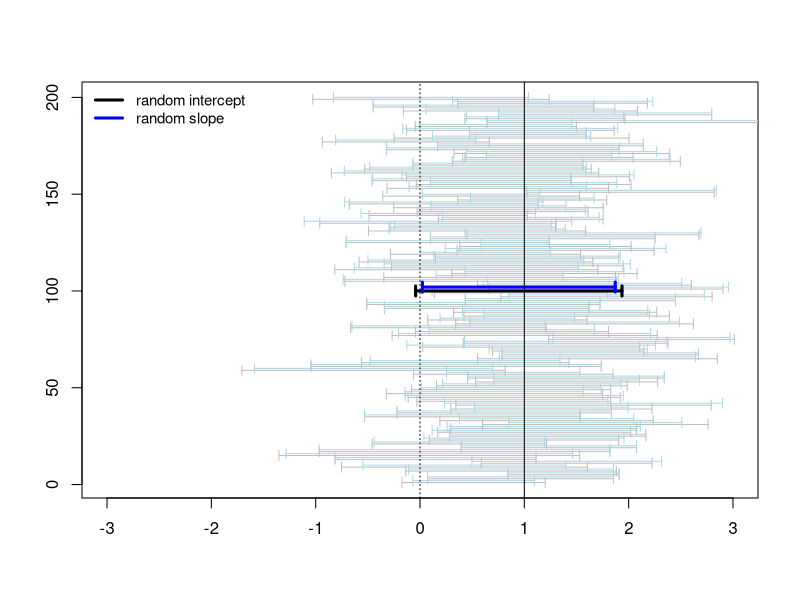
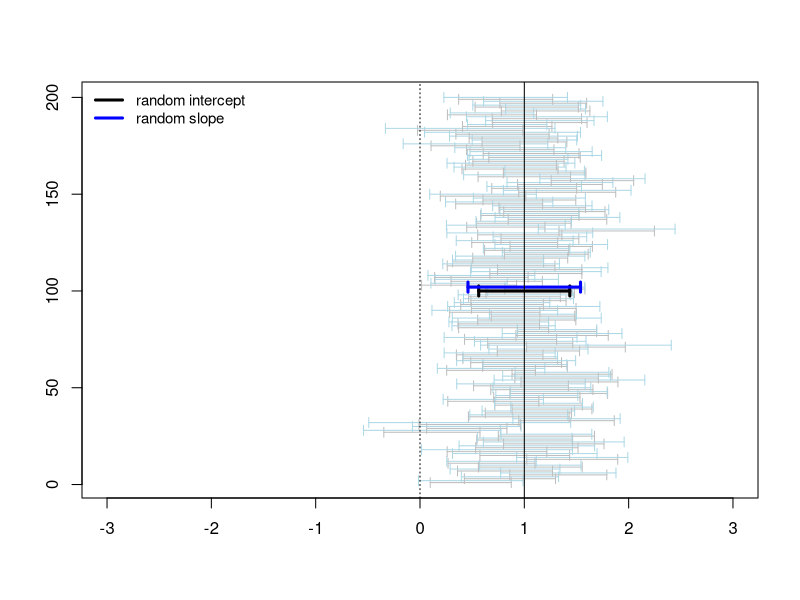
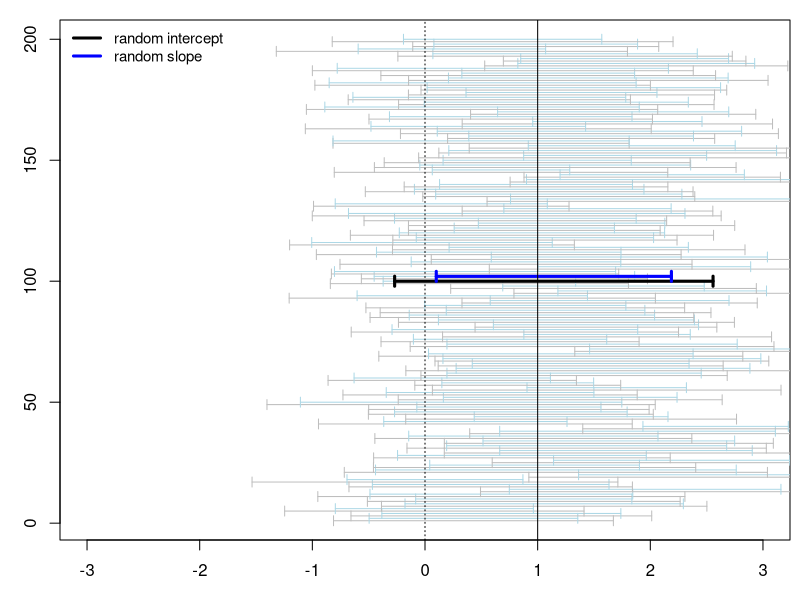
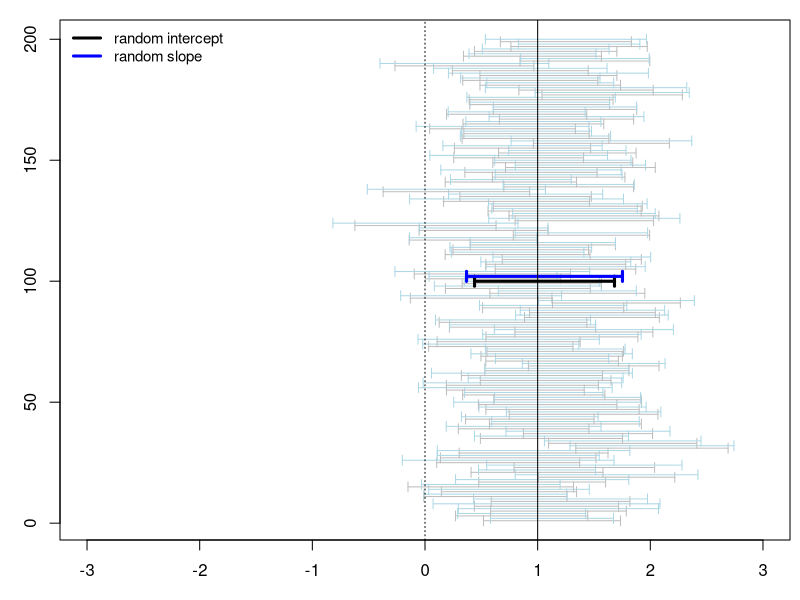

R code for these plots, in order:
## ---- chunk 1
library(lme4)

###############################################################################

sim_cis <- function(form1, form2, data, params, test_par, nsim = 100) {
  cis <- replicate(nsim, {
    y <- simulate(formula(gsub("^y", "", form2)),
                  newdata = data,
                  newparams = params)$sim_1
    m0 <- lmer(formula(form1), dat)
    m1 <- lmer(formula(form2), dat)
    matrix(c(confint(m0, par = test_par, method = "Wald") |> as.numeric(),
             confint(m1, par = test_par, method = "Wald") |> as.numeric()),
           nrow = 2, byrow = TRUE)
    }, simplify = FALSE
  )
  dat_ci <- as.data.frame(do.call(rbind, cis))
  names(dat_ci) <- c("lb", "ub")
  dat_ci$true_par <- tail(params$beta, 1)
  dat_ci$model <- factor(c("random intercept", "random slope"))
  dat_ci
}

plot_cis <- function(data) {
  plot(I(1:nrow(data)) ~ lb, data, type = "n", xlim = c(-3, 3),
       xlab = "", ylab = "")
  arrows(data$lb, 1:nrow(data), data$ub, 1:nrow(data),
         code = 3, angle = 90, length = 0.05,
         col = c("gray", "lightblue")[data$model])
  with(
    aggregate(cbind(lb, ub) ~ model, data, mean),
    arrows(lb, c(nrow(data) / 2, nrow(data) / 2 + 2),
           ub, c(nrow(data) / 2, nrow(data) / 2 + 2),
           code = 3, angle = 90, length = 0.05,
           col = c("black", "blue"), lwd = 3)
  )
  abline(v = c(0, unique(data$true_par)), lty = c(3, 1))
  legend("topleft", c("random intercept", "random slope"), lty = 1,
         col = c("black", "blue"), lwd = 3, bty = "n", cex = .9)
}

###############################################################################

nsubj <- 10
nitem <- 5

#----- 2x2 within design ------------------------------------------------------

dat <- expand.grid(A = factor(c("a1", "a2")),
                   B = factor(c("b1", "b2")),
                   id = factor(1:nsubj))

# y = mu + a2 + b2 + a2b2 + p + pa + pb + e

beta  <- c(3, .5, .5, 1)
sp    <- c(1, .8, .6)
r     <- -.5
se    <- 1
S     <- r * sp %o% sp; diag(S) <- sp^2
Lt    <- chol(S) / se
theta <- t(Lt)[lower.tri(Lt, diag = TRUE)]

dat_ci <- sim_cis("y ~ A * B + (1 | id)",
                  "y ~ A * B + (A + B | id)",
                  data = dat,
                  params = list(beta = beta, theta = theta, sigma = se),
                  test_par = "Aa2:Bb2")

pdf("slides/figures/nico_cis_2x2design_1obs.pdf",
    width = 3.375, height = 3.375, pointsize = 10)
par(mai = c(.6, .6, .2, .1), mgp = c(2.4, 1, 0))
plot_cis(dat_ci)
dev.off()

# Power
mean(dat_ci$lb[dat_ci$model == "random intercept"] > 0)
mean(dat_ci$lb[dat_ci$model == "random slope"] > 0)

#----- crossed random effects -------------------------------------------------

dat <- expand.grid(A = factor(c("a1", "a2")),
                   B = factor(c("b1", "b2")),
                   item = factor(1:nitem),
                   id = factor(1:nsubj))

# y = mu + a2 + b2 + a2b2 + p + pa + pb + papb + w + e

sp     <- c(.4, .8, .6, .4)
r      <- -.2
S      <- r * sp %o% sp; diag(S) <- sp^2
Lt     <- chol(S) / se
theta  <- t(Lt)[lower.tri(Lt, diag = TRUE)]
sw     <- 1
theta2 <- c(theta, sw / se)

dat_ci <- sim_cis("y ~ A * B + (1 | id) + (1 | item)",
                  "y ~ A * B + (A * B | id) + (1 | item)",
                  data = dat,
                  params = list(beta = beta, theta = theta2, sigma = se),
                  test_par = "Aa2:Bb2")

pdf("slides/figures/nico_cis_2x2design_5obs.pdf",
    width = 3.375, height = 3.375, pointsize = 10)
par(mai = c(.6, .6, .2, .1), mgp = c(2.4, 1, 0))
plot_cis(dat_ci)
dev.off()

# Power
mean(dat_ci$lb[dat_ci$model == "random intercept"] > 0)
mean(dat_ci$lb[dat_ci$model == "random slope"] > 0)
## ---- chunk 2
#----- one within factor ------------------------------------------------------

dat <- expand.grid(A = factor(c("a1", "a2", "a3")),
                   id = factor(1:nsubj))

# y = mu + a2 + a3 + p + pa2 + pa3 + e

beta  <- c(3, .5, 1)
se    <- 1
sp    <- c(1, .8, .6)
theta <- sp / se

dat_ci <- sim_cis("y ~ A + (1 | id)",
                  "y ~ A + (1 | id) + (0 + dummy(A, 'a2') | id) + (0 + dummy(A, 'a3') | id)",
                  data = dat,
                  params = list(beta = beta, theta = theta, sigma = se),
                  test_par = "Aa3")

plot_cis(dat_ci)

# Power
mean(dat_ci$lb[dat_ci$model == "random intercept"] > 0)
mean(dat_ci$lb[dat_ci$model == "random slope"] > 0)

#----- crossed random effects -------------------------------------------------

dat <- expand.grid(A = factor(c("a1", "a2", "a3")),
                   item = factor(1:nitem),
                   id = factor(1:nsubj))

# y = mu + a2 + a3 + p + pa2 + pa3 + w + e

beta   <- c(3, .5, 1)
se     <- 1
sp     <- c(1, .8, .6)
r      <- -.2
S      <- r * sp %o% sp; diag(S) <- sp^2
Lt     <- chol(S) / se
theta  <- t(Lt)[lower.tri(Lt, diag = TRUE)]
sw     <- 1
theta2 <- c(theta, sw / se)

dat_ci <- sim_cis("y ~ A + (1 | id) + (1 | item)",
                  "y ~ A + (A | id) + (1 | item)",
                  data = dat,
                  params = list(beta = beta, theta = theta2, sigma = se),
                  test_par = "Aa3")

plot_cis(dat_ci)

# Power
mean(dat_ci$lb[dat_ci$model == "random intercept"] > 0)
mean(dat_ci$lb[dat_ci$model == "random slope"] > 0)
